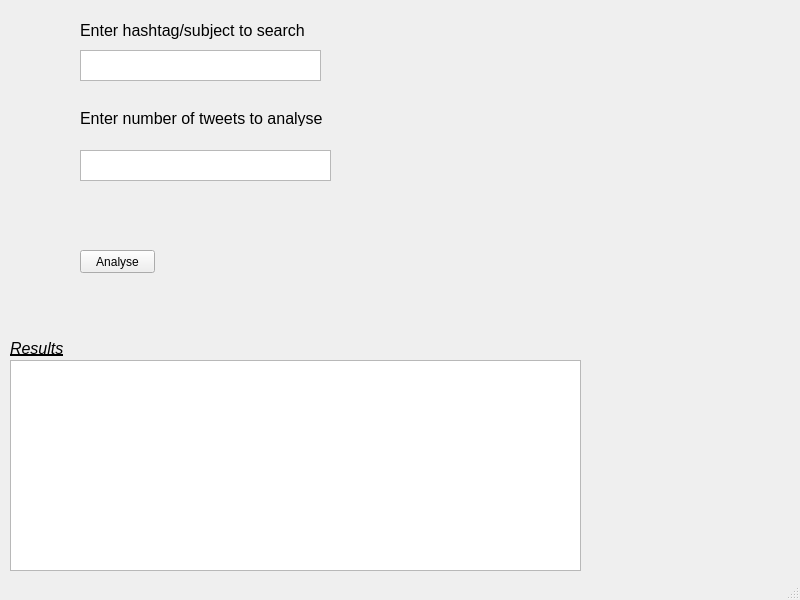
<?xml version="1.0" encoding="UTF-8"?>
<ui version="4.0">
 <class>MainWindow</class>
 <widget class="QMainWindow" name="MainWindow">
  <property name="geometry">
   <rect>
    <x>0</x>
    <y>0</y>
    <width>800</width>
    <height>600</height>
   </rect>
  </property>
  <property name="windowTitle">
   <string>Live Sentiment Analysis</string>
  </property>
  <property name="autoFillBackground">
   <bool>false</bool>
  </property>
  <widget class="QWidget" name="centralwidget">
   <widget class="QTextEdit" name="hashtag">
    <property name="geometry">
     <rect>
      <x>80</x>
      <y>50</y>
      <width>241</width>
      <height>31</height>
     </rect>
    </property>
   </widget>
   <widget class="QLabel" name="label">
    <property name="geometry">
     <rect>
      <x>80</x>
      <y>10</y>
      <width>261</width>
      <height>41</height>
     </rect>
    </property>
    <property name="font">
     <font>
      <pointsize>12</pointsize>
      <weight>50</weight>
      <bold>false</bold>
     </font>
    </property>
    <property name="text">
     <string>Enter hashtag/subject to search</string>
    </property>
   </widget>
   <widget class="QPushButton" name="pushButton">
    <property name="geometry">
     <rect>
      <x>80</x>
      <y>250</y>
      <width>75</width>
      <height>23</height>
     </rect>
    </property>
    <property name="text">
     <string>Analyse</string>
    </property>
   </widget>
   <widget class="QTextEdit" name="outputWindow">
    <property name="geometry">
     <rect>
      <x>10</x>
      <y>360</y>
      <width>571</width>
      <height>211</height>
     </rect>
    </property>
   </widget>
   <widget class="QTextEdit" name="noOfTweets">
    <property name="geometry">
     <rect>
      <x>80</x>
      <y>150</y>
      <width>251</width>
      <height>31</height>
     </rect>
    </property>
   </widget>
   <widget class="QLabel" name="label_2">
    <property name="geometry">
     <rect>
      <x>80</x>
      <y>110</y>
      <width>251</width>
      <height>16</height>
     </rect>
    </property>
    <property name="font">
     <font>
      <pointsize>12</pointsize>
     </font>
    </property>
    <property name="text">
     <string>Enter number of tweets to analyse</string>
    </property>
   </widget>
   <widget class="QLabel" name="label_3">
    <property name="geometry">
     <rect>
      <x>10</x>
      <y>340</y>
      <width>121</width>
      <height>16</height>
     </rect>
    </property>
    <property name="font">
     <font>
      <pointsize>12</pointsize>
      <italic>true</italic>
      <underline>true</underline>
     </font>
    </property>
    <property name="text">
     <string>Results</string>
    </property>
   </widget>
  </widget>
  <widget class="QMenuBar" name="menubar">
   <property name="geometry">
    <rect>
     <x>0</x>
     <y>0</y>
     <width>800</width>
     <height>21</height>
    </rect>
   </property>
  </widget>
  <widget class="QStatusBar" name="statusbar"/>
 </widget>
 <resources/>
 <connections/>
</ui>
